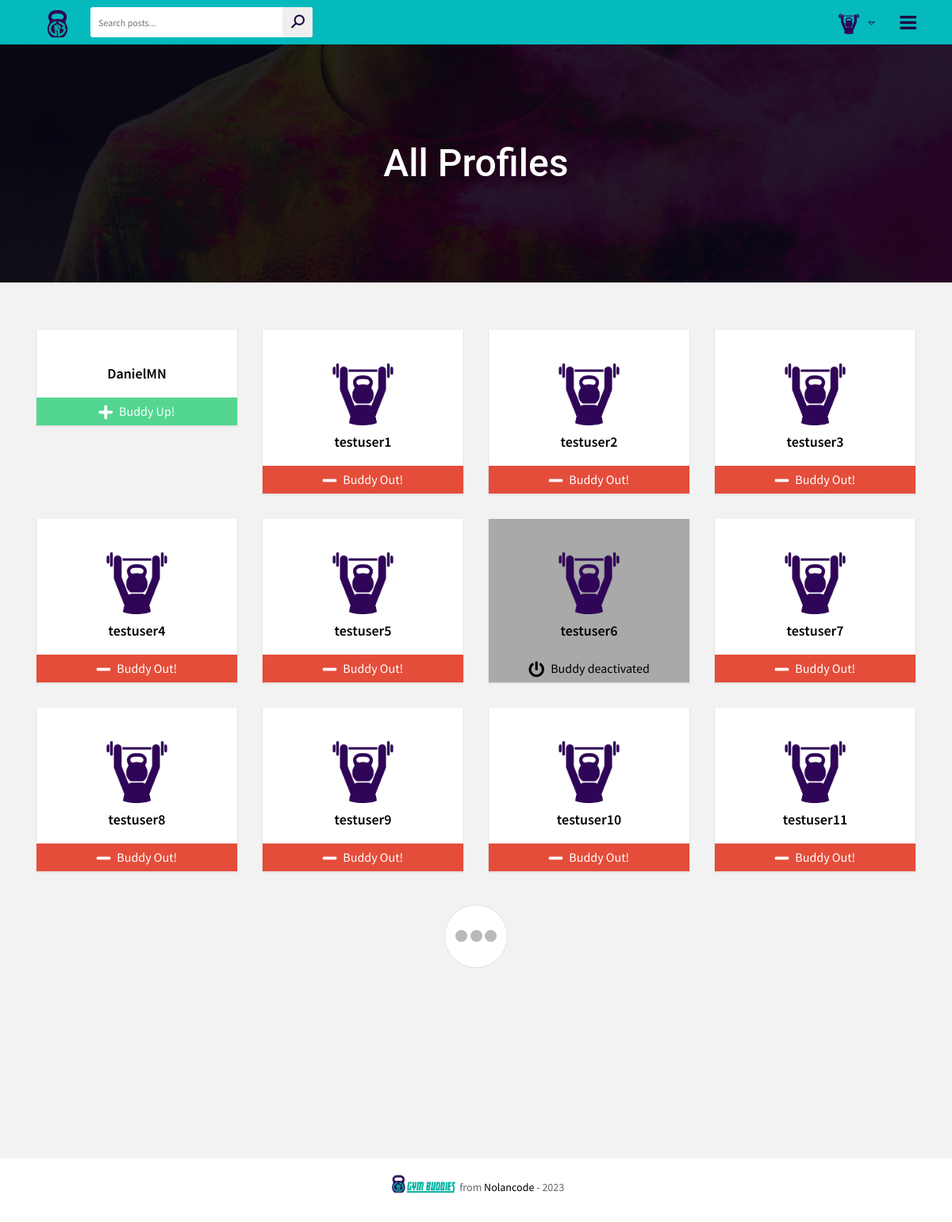
The app's page /users/ (signed in) with its own data.
### users/models.py (models this page shows, shortened)
class Profile(models.Model):
    first_name = models.CharField(max_length=100, blank=True)
    last_name = models.CharField(max_length=100, blank=True)
    user = models.OneToOneField(User, on_delete=models.CASCADE)
    birthday = models.DateField(null=True, blank=True)
    bio = models.TextField(blank=True, max_length=1000)
    location = models.CharField(max_length=100, blank=True)
    avatar = models.ImageField(blank=True, null=True, default='profile_pics/default.png', upload_to='profile_pics')
    buddies = models.ManyToManyField(User, blank=True, related_name='buddies')
    slug = models.SlugField(unique=True, blank=True)
    updated = models.DateTimeField(auto_now=True)
    created = models.DateTimeField(auto_now_add=True)
    objects = ProfileManager()
    def get_unread_messages_num(self):
        return self.messages.filter(unread=True).count()
    def get_avatar(self):
        if self.avatar:
            return self.avatar.url
        return '/media/profile_pics/default.png'
    __initial_first_name = None
    __initial_last_name = None
    def __init__(self, *args, **kwargs):
        super().__init__(*args, **kwargs)
        self.__initial_first_name = self.first_name
        self.__initial_last_name = self.last_name

### users/views.py (the view)
# urls.py: path('', ProfileListView.as_view(), name='all_profiles'),
class ProfileListView(LoginRequiredMixin, ListView):
    model = Profile
    template_name = 'users/profile_list.html'
    context_object_name = 'qs'
    paginate_by = 12
    def get_queryset(self):
        qs = Profile.objects.get_all_profiles(self.request.user)
        return qs
    def get_context_data(self, **kwargs):
        context = super().get_context_data(**kwargs)
        user = User.objects.get(username__iexact=self.request.user)
        profile = Profile.objects.get(user=user)
        rel_r = Relationship.objects.filter(sender=profile)
        rel_s = Relationship.objects.filter(receiver=profile)
        rel_receiver = []
        rel_sender = []
        for item in rel_r:
            rel_receiver.append(item.receiver.user)
        for item in rel_s:
            rel_sender.append(item.sender.user)
        context['rel_receiver'] = rel_receiver
        context['rel_sender'] = rel_sender
        context['is_empty'] = False
        context['profile'] = Profile.objects.get(user=self.request.user)
        if len(self.get_queryset()) == 0:
            context['is_empty'] = True
        return context

### users/context_processors.py (called while the page is built)
def profile_pic(request):
    if request.user.is_authenticated:
        profile_obj = Profile.objects.get(user=request.user)
        pic = profile_obj.get_avatar
        return {'pic': pic}
    return {}

def invites_received_num(request):
    if request.user.is_authenticated:
        profile_obj = Profile.objects.get(user=request.user)
        qs_count = Relationship.objects.invitations_received(profile_obj).count()
        return {'invites_num': qs_count}
    return {}

### users/models.py (called while the page is built)
    def get_all_profiles(self, me):
        profiles = Profile.objects.all().exclude(user=me)
        return profiles

    def invitations_received(self, receiver):
        qs = Relationship.objects.filter(receiver=receiver, status='sent')
        return qs

### templates/users/profile_list.html (shortened to what this page needs)
{% extends 'base.html' %}
{% load static %}
{% block content %}
    <section class="banner_area">
        <div class="banner_inner d-flex align-items-center">
            <div class="overlay bg-parallax" data-stellar-ratio="0.9" data-stellar-vertical-offset="0" data-background=""></div>
            <div class="container">
                <div class="banner_content text-center">
                    <h2>All Profiles</h2>
                </div>
            </div>
        </div>
    </section>
    <section class="companies-info">
        <div class="container">
            <div class="companies-list infinite-container">
                <div class="row">
                    {% for obj in qs %}
                        <div class="col-lg-3 col-md-4 col-sm-6 col-12 infinite-item" style="display: inline-block;">
                            {% if obj.user.is_active %}
                                <div class="company_profile_info">
                                    <div class="company-up-info">
                                        <img src="{{ obj.avatar.url }}" alt="">
                                        <h3><a href="{% url 'users:profile_detail' slug=obj.slug sender_id=request.user.id %}" class="view-more-pro">{{ obj.user }}</a></h3>
                                        <ul>
                                            <li>
                                                {% if obj.user not in rel_receiver and obj.user not in rel_sender %}
                                                    <form action="{% url 'users:send_invite' %}" method="post">
                                                        <button type="submit" class="follow" style="border: none;"><i class="fas fa-plus pr-2"></i>Buddy Up!</button>
                                                    </form>
                                                {% endif %}
                                            </li>
                                            <li>
                                                {% if request.user in obj.buddies.all %}
                                                    <form action="{% url 'users:remove_buddy' %}" method="post">
                                                        <button type="submit" class="message-us" style="border: none;"><i class="fas fa-minus pr-2"></i>Buddy Out!</button>
                                                    </form>
                                                {% endif %}
                                            </li>
                                        </ul>
                                    </div>
                                </div>
                            {% else %}
                                <div class="company_profile_info" style="background-color: #a9a9a9;">
                                    <div class="company-up-info">
                                        <img src="{{ obj.avatar.url }}" alt="">
                                        <h3><a href="{% url 'users:profile_detail' slug=obj.slug sender_id=request.user.id %}" class="view-more-pro">{{ obj.user }}</a></h3>
                                        <ul>
                                            <li>
                                                <button style="border: none; background-color: #a9a9a9; color: #000;"><i class="fas fa-power-off pr-2"></i>Buddy deactivated</button>
                                            </li>
                                        </ul>
                                    </div>
                                </div>
                            {% endif %}
                        </div>
                    {% endfor %}
                </div>
            </div>
            {% if page_obj.has_next %}
                <div class="process-comm">
                    <div class="spinner">
                        <div class="bounce1"></div>
                        <div class="bounce2"></div>
                        <div class="bounce3"></div>
                    </div>
                </div>
            {% endif %}
        </div>
    </section>
{% endblock %}

### templates/base.html (shortened to what this page needs)
{% load static %}
<!DOCTYPE html>
<html lang="en">
	<head>
		<link rel="stylesheet" type="text/css" href="{% static 'css/animate.css' %}">
		<link rel="stylesheet" type="text/css" href="{% static 'css/bootstrap.min.css' %}">
		<link rel="stylesheet" type="text/css" href="{% static 'css/line-awesome.css' %}">
		<link rel="stylesheet" type="text/css" href="{% static 'css/line-awesome-font-awesome.min.css' %}">
		<link rel="stylesheet" type="text/css" href="{% static 'css/all.min.css' %}">
		<link rel="stylesheet" type="text/css" href="{% static 'css/fontawesome.min.css' %}">
		<link href="{% static 'vendor/fontawesome-free/css/all.min.css' %}" rel="stylesheet" type="text/css">
		<link rel="stylesheet" type="text/css" href="{% static 'css/font-awesome.min.css' %}">
		<link rel="stylesheet" type="text/css" href="{% static 'css/jquery.mCustomScrollbar.min.css' %}">
		<link rel="stylesheet" type="text/css" href="{% static 'lib/slick/slick.css' %}">
		<link rel="stylesheet" type="text/css" href="{% static 'lib/slick/slick-theme.css' %}">
		<link rel="stylesheet" type="text/css" href="{% static 'css/style.css' %}">
		<link rel="stylesheet" type="text/css" href="{% static 'css/responsive.css' %}">
	</head>
	<body>
		<div class="wrapper">
			<header>
				<div class="container">
					<div class="header-data">
						<div class="logo">
							<a href="{% url 'posts:index' %}" title=""><img src="{% static 'logo/logo-pic.png' %}" alt="" height="40px"></a>
						</div>
						<div class="search-bar">
							<form action="{% url 'posts:search' %}" method="get">
								<input type="text" name="q" placeholder="Search posts...">
								<button type="submit"><i class="la la-search" style="color: #1f0642;"></i></button>
							</form>
						</div>
						<div class="menu-btn">
							<a href="#" title=""><i class="fa fa-bars" style="color: #1f0642;"></i></a>
						</div>
						<div class="user-account">
							<div class="user-info">
								<img src="{{ pic }}" alt="" style="height: 30px; cursor: pointer;">
								<i class="la la-sort-down" style="color: #1f0642;"></i>
							</div>
						</div>
					</div>
				</div>
			</header>
            {% block content %}
            {% endblock %}
            <footer>
				<div style="display: flex; justify-content: center;">
					<a href="{% url 'posts:index' %}"><img class="pb-3" style="height: 80px;" src="{% static 'logo/combo-long.png' %}" alt=""></a>
					<p class="mt-4">from <a href="http://www.nolancode.com" class="view-more-pro">Nolancode</a> - <script>document.write(new Date().getFullYear())</script></p>
				</div>
            </footer>
        </div>
		<link rel="stylesheet" href="https://cdnjs.cloudflare.com/ajax/libs/cropper/4.1.0/cropper.min.css">
    </body>
</html>

### static/css/responsive.css (style rules this page uses)
@media (max-width: 1200px) { .menu-btn { display: block; } }

### records on screen
Profile: avatar (placeholder picture)
Profile: user "DanielMN"
Profile: avatar (placeholder picture), user "testuser1"
Profile: avatar (placeholder picture), user "testuser2"
Profile: avatar (placeholder picture), user "testuser3"
Profile: avatar (placeholder picture), user "testuser4"
Profile: avatar (placeholder picture), user "testuser5"
Profile: avatar (placeholder picture), user "testuser6"
Profile: avatar (placeholder picture), user "testuser7"
Profile: avatar (placeholder picture), user "testuser8"
Profile: avatar (placeholder picture), user "testuser9"
Profile: avatar (placeholder picture), user "testuser10"
Profile: avatar (placeholder picture), user "testuser11"
